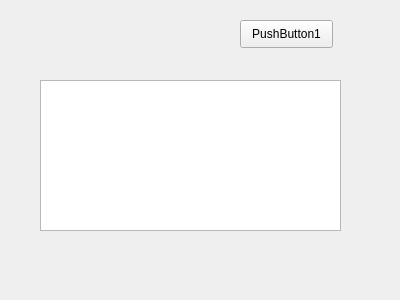
<?xml version="1.0" encoding="UTF-8"?>
<ui version="4.0">
 <class>subForm_2</class>
 <widget class="QWidget" name="subForm_2">
  <property name="geometry">
   <rect>
    <x>0</x>
    <y>0</y>
    <width>400</width>
    <height>300</height>
   </rect>
  </property>
  <property name="windowTitle">
   <string>Form</string>
  </property>
  <widget class="QTextEdit" name="textEdit">
   <property name="geometry">
    <rect>
     <x>40</x>
     <y>80</y>
     <width>301</width>
     <height>151</height>
    </rect>
   </property>
  </widget>
  <widget class="QPushButton" name="pushButton">
   <property name="geometry">
    <rect>
     <x>240</x>
     <y>20</y>
     <width>93</width>
     <height>28</height>
    </rect>
   </property>
   <property name="text">
    <string>PushButton1</string>
   </property>
  </widget>
 </widget>
 <resources/>
 <connections/>
</ui>
